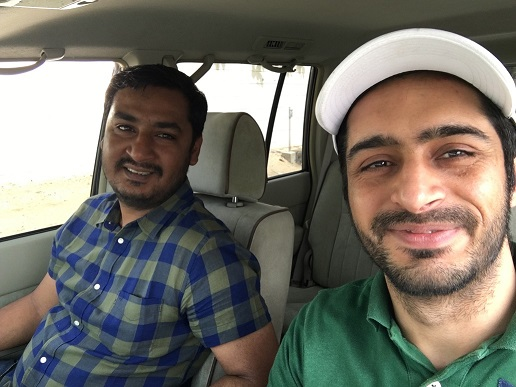
#> input picture 9_Machine_learning/3_OpenCV/rsrc/boss.JPG, 516 x 387 px
$ python rotated.py
#> lines starting #> are read from the running program, lines starting #| are printed output that depends on the picture
#From YT OpenCV course referred from "FreeCodeCamp" - Quincy
import cv2 as cv
import numpy as np

img = cv.imread('rsrc/boss.JPG')
#> img is the input picture: shape (387, 516, 3); mean B, G, R 102.7, 111.3, 114.8
cv.imshow('Boss', img)

def translate(img, x, y):
#> called with x = 100, y = 100
    transMat = np.float32([[1, 0, x], [0, 1, y]])
    dimensions = (img.shape[1], img.shape[0])      #Tuple of width and height
#> dimensions = (516, 387)
    return cv.warpAffine(img, transMat, dimensions)
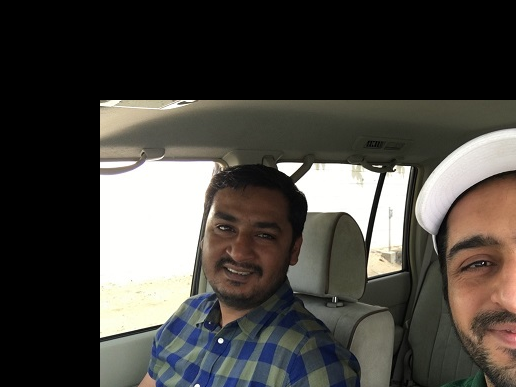
#> returned value: shape (387, 516, 3); mean of channels 0, 1, 2 63.9, 68.6, 71.4; drawn as B, G, R

# -x means left shift
# -y means upward shift
translated = translate(img, 100, 100)
cv.imshow('Translated', translated)

def rotate(img, angle, rotPoint = None):
#> called with angle = -70
    (height, width) = img.shape[:2]
#> height = 387; width = 516
    if rotPoint is None:
        rotPoint = (width/2, height/2)      #Rotate around center
#> rotPoint = (258, 193.5)

    rotMat = cv.getRotationMatrix2D(rotPoint, angle, 1.0)
    dimensions = (width, height)
#> dimensions = (516, 387)
    return cv.warpAffine(img, rotMat, dimensions)
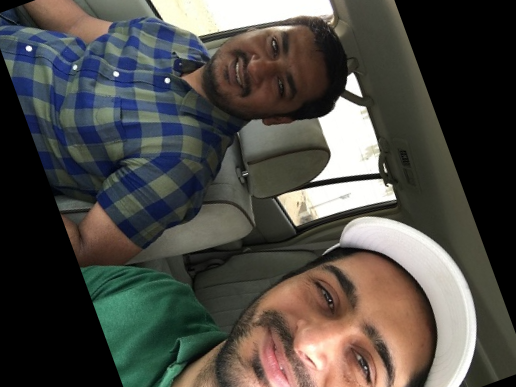
#> returned value: shape (387, 516, 3); mean of channels 0, 1, 2 69.9, 75.1, 77.2; drawn as B, G, R

rotated = rotate(img, -70)
cv.imshow('Rotated', rotated)

cv.waitKey(0)

$ run again, with 9_Machine_learning/3_OpenCV/rsrc/rooster.jpg copied over 9_Machine_learning/3_OpenCV/rsrc/boss.JPG
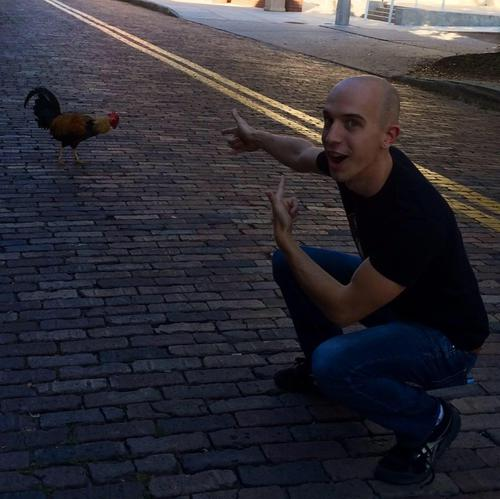
#> input picture 9_Machine_learning/3_OpenCV/rsrc/rooster.jpg, 500 x 499 px
#> img is the input picture: shape (499, 500, 3); mean B, G, R 52.8, 45.3, 47.5
#> in translate, `return cv.warpAffine(img, transMat, dimensions)`:
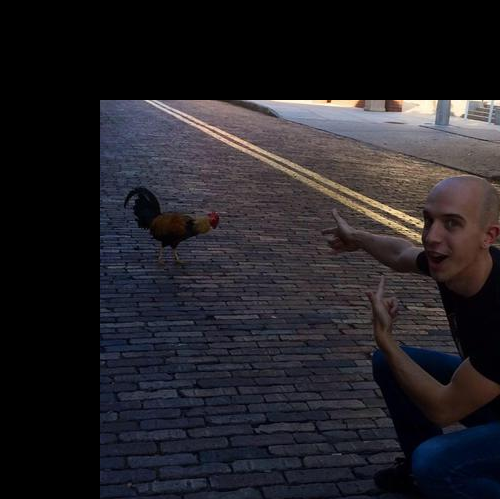
#> returned value: shape (499, 500, 3); mean of channels 0, 1, 2 38.1, 33.3, 35.6; drawn as B, G, R
#> in rotate, `return cv.warpAffine(img, rotMat, dimensions)`:
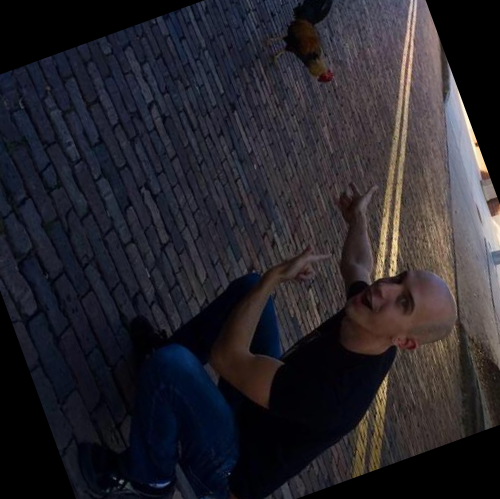
#> returned value: shape (499, 500, 3); mean of channels 0, 1, 2 43.2, 36.9, 39.2; drawn as B, G, R
